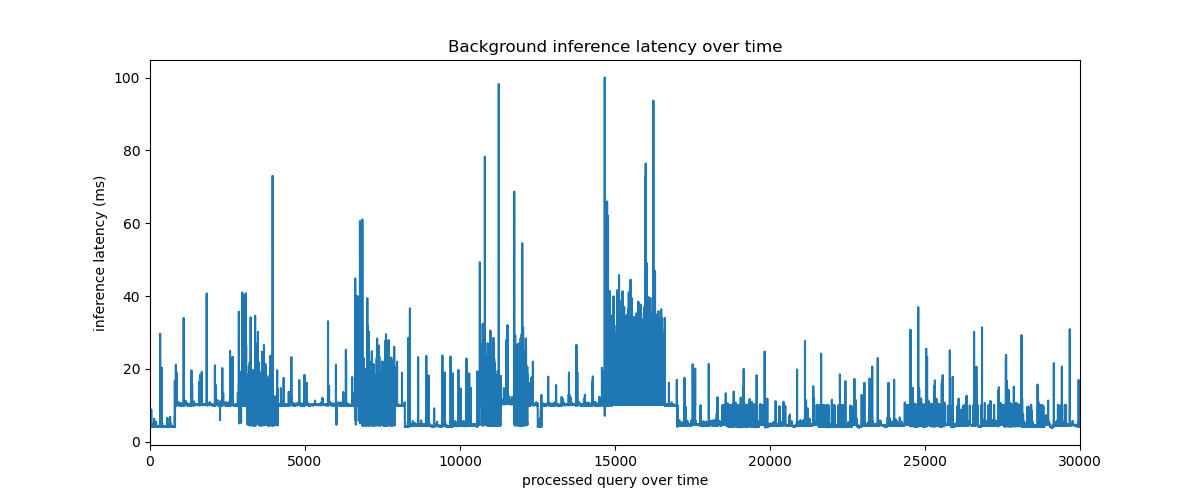

Generate this figure with Python:
import pdb
import json
import numpy as np
import matplotlib
import matplotlib.pyplot as plt

log_path = '/home/li.baol/GIT/dlrm/inference_data/colocation/0.5_64/'

with open(log_path+'64_half.json') as f:
    read = json.load(f)

############## plotting ################

fig, (ax) = plt.subplots(1,1,figsize=(12,5))
ax.plot(read)

ax.set_ylabel('inference latency (ms)')
#ax.set_xlim(0,30000)
ax.set_xlabel('processed query over time')
ax.set_title('Background inference latency over time')
#ax.set_xticks(x)
#ax.set_xticklabels(batch_list)
##ax.legend()
#ax.grid(axis='y', linestyle=':', color='black')

plt.show()
#plt.savefig('plot3.png')
